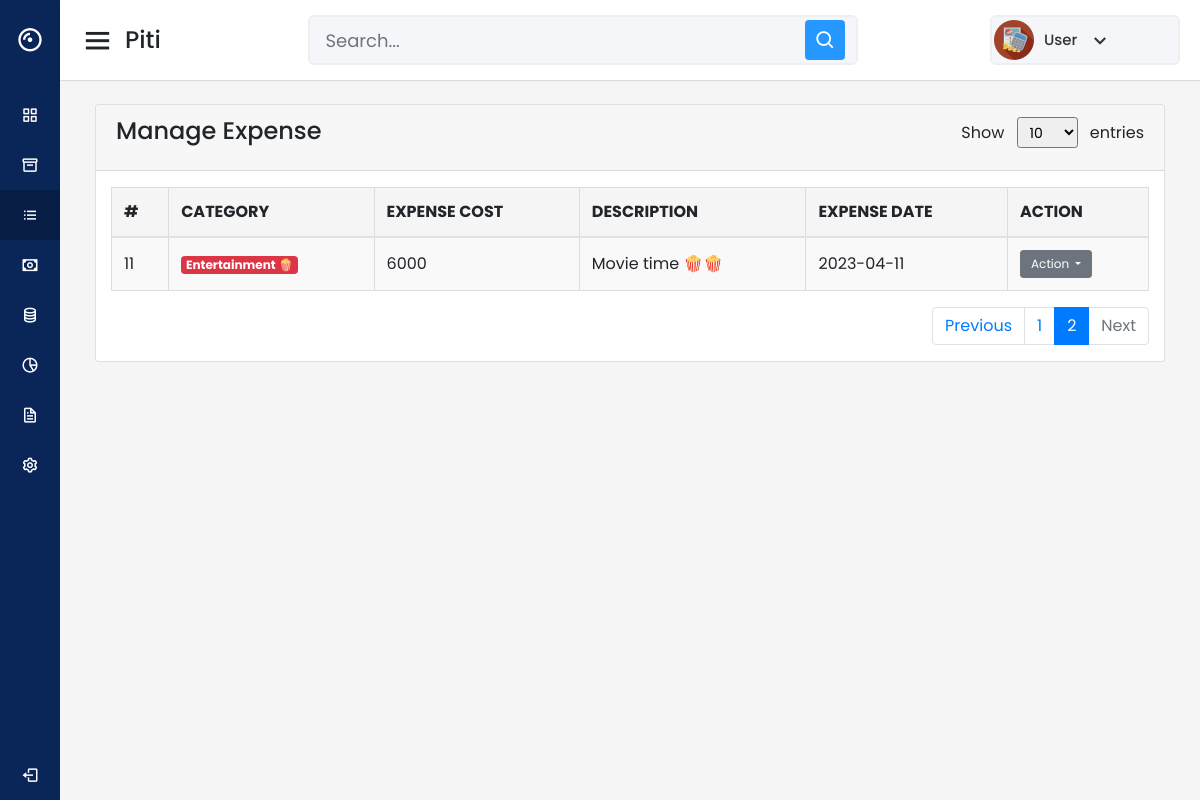
The app's page /includes/manage-Pengeluaran.php?page=2&limit=10 (signed in) with its own data.
### tables this page shows
CREATE TABLE `users` (
  `id` int(11) NOT NULL,
  `name` varchar(50) NOT NULL,
  `email` varchar(30) NOT NULL,
  `phone` varchar(15) NOT NULL,
  `password` varchar(255) NOT NULL,
  `verification_code` varchar(12) NOT NULL,
  `created_at` datetime DEFAULT current_timestamp()
);

CREATE TABLE `tblexpense` (
  `ID` int(10) NOT NULL,
  `UserId` int(10) NOT NULL,
  `ExpenseDate` date DEFAULT NULL,
  `CategoryId` int(11) NOT NULL,
  `category` varchar(255) DEFAULT NULL,
  `ExpenseCost` varchar(200) DEFAULT NULL,
  `Description` varchar(300) DEFAULT NULL,
  `NoteDate` timestamp NULL DEFAULT current_timestamp()
);

### includes/manage-Pengeluaran.php (the view, shortened to what this page needs)
<?php
include('database.php');
if (strlen($_SESSION['detsuid']==0)) {
  header('location:logout.php');
  } else{
?>
<!DOCTYPE html>
<html lang="en" dir="ltr">
  <head>
    <link rel="stylesheet" href="css/style.css">
    <link href='https://unpkg.com/boxicons@2.0.7/css/boxicons.min.css' rel='stylesheet'>
    <link rel="stylesheet" href="https://cdnjs.cloudflare.com/ajax/libs/font-awesome/6.3.0/css/all.min.css">
     <link rel="stylesheet" href="https://cdn.jsdelivr.net/npm/bootstrap@4.0.0/dist/css/bootstrap.min.css">
     <link rel="stylesheet" href="https://cdnjs.cloudflare.com/ajax/libs/font-awesome/5.15.3/css/all.min.css" />
   </head>
<body>
  <div class="sidebar">
  <div class="logo-details">
      <i class='bx bx-album'></i>
      <span class="logo_name">Piti</span>
    </div>
      <ul class="nav-links">
        <li>
          <a href="home.php" >
            <i class='bx bx-grid-alt' ></i>
            <span class="links_name">Dashboard</span>
          </a>
        </li>
        <li>
          <a href="add-Pengeluaran.php" >
            <i class='bx bx-box' ></i>
            <span class="links_name">Pengeluaran</span>
          </a>
        </li>
        <li>
          <a href="#" class="active">
            <i class='bx bx-list-ul' ></i>
            <span class="links_name">Daftar Pengeluaran</span>
          </a>
        </li>
        <li>
          <a href="Utang.php">
          <i class='bx bx-money'></i>
            <span class="links_name">Utang</span>
          </a>
        </li>
        <li>
          <a href="manage-Utang.php" >
          <i class='bx bx-coin-stack'></i>
            <span class="links_name">Manage Utang</span>
          </a>
        </li>
        <li>
          <a href="Analisis.php">
            <i class='bx bx-pie-chart-alt-2' ></i>
            <span class="links_name">Analisis</span>
          </a>
        </li>
        <li>
          <a href="Laporan.php">
          <i class="bx bx-file"></i>
            <span class="links_name">Laporan</span>
          </a>
        </li>
        <li>
        <a href="user_profile.php">
            <i class='bx bx-cog' ></i>
            <span class="links_name">Pengaturan</span>
          </a>
        </li>
        <li class="log_out">
        <a href="logout.php">
            <i class='bx bx-log-out'></i>
            <span class="links_name">Keluar</span>
          </a>
        </li>
      </ul>
  </div>
  <section class="home-section">
    <nav>
    <div class="sidebar-button">
        <i class='bx bx-menu sidebarBtn'></i>
        <span class="dashboard">Piti</span>
      </div>
      <div class="search-box">
        <input input type="text" id="search-input" class="form-control form-control-sm mx-2" placeholder="Search...">
        <i class='bx bx-search' ></i>
</div>
<?php
$uid=$_SESSION['detsuid'];
$ret=mysqli_query($db,"select name  from users where id='$uid'");
$row=mysqli_fetch_array($ret);
$name=$row['name'];
?>
<div class="profile-details">
  <img src="images/maex.png" alt="">
  <span class="admin_name"><?php echo $name; ?></span>
  <i class='bx bx-chevron-down' id='profile-options-toggle'></i>
</div>
    </nav>
   <div class="home-content">
    <div class="overview-boxes">
    <div class="col-sm-10 col-sm-offset-3 col-lg-12 col-lg-offset-2 main">
    <div class="row">
        <div class="col-lg-12">
            <div class="panel panel-default">
                <div class="card">
                    <div class="card-header">
                        <div class="row">
                            <div class="col-md-6">
                                <h4 class="card-title">Manage Expense</h4>
                            </div>
                            <div class="col-md-6 text-right">
  <label>Show
    <select class="form-control-sm mx-2" id="select-entries">
      <option value="10">10</option>
    </select>
    entries
  </label>
</div>
                        </div>
                    </div>
                    <div class="panel-body">
                        <div class="col-md-12">
                            <div class="table-responsive">
                                <table class="table table-striped table-bordered table-hover">
                                    <thead>
                                        <tr>
                                            <th>#</th>
                                            <th>Category</th>
                                            <th>Expense Cost</th>
                                            <th>Description</th>
                                            <th>Expense Date</th>
                                            <th>Action</th>
                                        </tr>
                                    </thead>
                                    <tbody>
                                        <?php
                                        $userid=$_SESSION['detsuid'];
                                        $limit = isset($_GET['limit']) ? $_GET['limit'] : 10;
                                        $page = isset($_GET['page']) ? $_GET['page'] : 1;
                                        $offset = ($page - 1) * $limit;
                                        $ret = mysqli_query($db, "SELECT * FROM tblexpense WHERE UserId='$userid' ORDER BY NoteDate DESC LIMIT $limit OFFSET $offset");
                                        $cnt = $offset + 1;
                                        while ($row=mysqli_fetch_array($ret)) {
                                        ?>
                                            <tr>
                                                <td><?php echo $cnt;?></td>
                                                <td>
                                                <span class="badge badge-danger"><?php echo $row['category'];?></span>
                                              </td>
                                                <td><?php echo $row['ExpenseCost'];?></td>
                                                <td><?php echo $row['Description'];?></td>
                                                <td><?php echo $row['ExpenseDate'];?></td>
                                              <td>
                                          <div class="dropdown">
                                            <button class="btn btn-secondary btn-sm dropdown-toggle" type="button" id="dropdownMenuButton" data-toggle="dropdown" aria-haspopup="true" aria-expanded="false">
                                              Action
                                            </button>
                                          </div>
                                          </div>
                                        <?php
                                        $cnt++;
                                        }?>
                            </div>
                            <?php
                            $result = mysqli_query($db, "SELECT COUNT(ID) as total FROM tblexpense WHERE UserId='$userid'");
                            $data = mysqli_fetch_assoc($result);
                            $total_pages = ceil($data['total'] / $limit);
                            ?>
                            <ul class="pagination justify-content-end">
                                <li class="page-item <?php if($page <= 1){ echo 'disabled'; } ?>">
                                                              <a class="page-link"
                          href="<?php if($page <= 1){ echo '#'; } else { echo "?page=".($page - 1)."&limit=$limit"; } ?>"
                          >Previous</a>
                          </li>
                          <?php for($i = 1; $i <= $total_pages; $i++): ?>
                          <li class="page-item <?php if($page == $i) echo 'active'; ?>">
                          <a class="page-link" href="<?php echo "?page=$i&limit=$limit"; ?>"><?php echo $i; ?></a>
                          </li>
                          <?php endfor; ?>
                          <li class="page-item <?php if($page >= $total_pages) echo 'disabled'; ?>">
                          <a class="page-link"
                          href="<?php if($page >= $total_pages) { echo '#'; } else { echo "?page=".($page + 1)."&limit=$limit"; } ?>"
                          >Next</a>
                          </li>
                          </ul>
                          </div>
                          </div>
                          </div>
                          </div>
                          </div>
                          </div>
                          </div>
      </div>
  </section>
<?php }?>

### includes/css/style.css (style rules this page uses)
* { margin: 0; padding: 0; box-sizing: border-box; font-family: 'Poppins', sans-serif; }
.sidebar { position: fixed; height: 100%; width: 240px; background: #0A2558; transition: all 0.5s ease; }
.sidebar .logo-details { height: 80px; display: flex; align-items: center; }
.sidebar .logo-details i { font-size: 28px; font-weight: 500; color: #fff; min-width: 60px; text-align: center }
.sidebar .logo-details .logo_name { color: #fff; font-size: 24px; font-weight: 500; }
.sidebar .nav-links { margin-top: 10px; }
.sidebar .nav-links li { position: relative; list-style: none; height: 50px; }
.sidebar .nav-links li a { height: 100%; width: 100%; display: flex; align-items: center; text-decoration: none; transition: all 0.4s ease; }
.sidebar .nav-links li a.active { background: #081D45; }
.sidebar .nav-links li i { min-width: 60px; text-align: center; font-size: 18px; color: #fff; }
.sidebar .nav-links li a .links_name { color: #fff; font-size: 15px; font-weight: 400; white-space: nowrap; }
.sidebar .nav-links .log_out { position: absolute; bottom: 0; width: 100%; }
.home-section { position: relative; background: #f5f5f5; min-height: 100vh; width: calc(100% - 240px); left: 240px; transition: all 0.5s ease; }
.home-section nav { display: flex; justify-content: space-between; height: 80px; background: #fff; display: flex; align-items: center; position: fixed; width: calc(100% - 240px); left: 240px; z-index: 100; padding: 0 20px; box-shadow: 0 1px 1px rgba(0, 0, 0, 0.1); transition: all 0.5s ease; }
.home-section nav .sidebar-button { display: flex; align-items: center; font-size: 24px; font-weight: 500; }
nav .sidebar-button i { font-size: 35px; margin-right: 10px; }
.home-section nav .search-box { position: relative; height: 50px; max-width: 550px; width: 100%; margin: 0 20px; }
nav .search-box input { height: 100%; width: 100%; outline: none; background: #F5F6FA; border: 2px solid #EFEEF1; border-radius: 6px; font-size: 18px; padding: 0 15px; }
nav .search-box .bx-search { position: absolute; height: 40px; width: 40px; background: #2697FF; right: 5px; top: 50%; transform: translateY(-50%); border-radius: 4px; line-height: 40px; text-align: center; color: #fff; font-size: 22px; transition: all 0.4 ease; }
.home-section nav .profile-details { display: flex; align-items: center; background: #F5F6FA; border: 2px solid #EFEEF1; border-radius: 6px; height: 50px; min-width: 190px; padding: 0 15px 0 2px; }
nav .profile-details img { height: 40px; width: 40px; border-radius: 6px; object-fit: cover; }
nav .profile-details .admin_name { font-size: 15px; font-weight: 500; color: #333; margin: 0 10px; white-space: nowrap; }
nav .profile-details i { font-size: 25px; color: #333; }
.home-section .home-content { position: relative; padding-top: 104px; }
.home-content .overview-boxes { display: flex; align-items: center; justify-content: space-between; flex-wrap: wrap; padding: 0 20px; margin-bottom: 26px; }
@media (max-width: 1240px) { .sidebar { width: 60px; } }
@media (max-width: 1240px) { .home-section { width: calc(100% - 60px); left: 60px; } }
@media (max-width: 1240px) { .home-section nav { width: calc(100% - 60px); left: 60px; } }

### includes/manage-Pengeluaran.php (style rules this page uses)
.form-control { border-radius: 3px; border: 1px solid #ccc; }
.table th, .table td { vertical-align: middle; }
.table th { background-color: #f5f5f5; border-color: #ddd; font-weight: bold; text-transform: uppercase; }
.table td { border-color: #ddd; }
.table-striped tbody tr:nth-of-type(odd) { background-color: #f9f9f9; }
.btn-sm { font-size: 12px; padding: 4px 10px; }

### records on screen
users: name "User"
tblexpense: category "Entertainment 🍿", ExpenseCost "6000", Description "Movie time 🍿🍿", ExpenseDate "2023-04-11"
